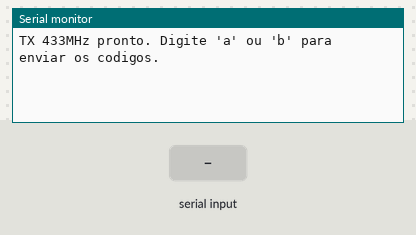
Simulated run of this sketch. Board: Arduino Uno, built with avr-gcc and run on an emulated ATmega328P. Shown: the last lines printed to the serial monitor. The test bench sets the inputs (shaded band).

Above: at 2.2 s.
2.3 s: "a" received over Serial
At 3.5 s:
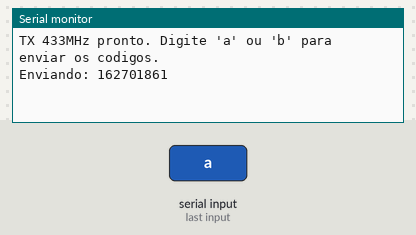
3.8 s: "b" received over Serial
At 4.9 s:
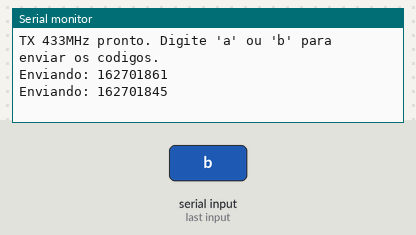

Measured:
- after the input at 2.3 s, the serial monitor: prints a new line at once (image 1)
- after the input at 3.8 s, the serial monitor: prints a new line at once (image 2)

The sketch:

transmissoooo_433.ino
```cpp
#include <RCSwitch.h>

RCSwitch tx = RCSwitch();

const byte TX_PIN = 10;
const unsigned int BITLEN = 28;
const unsigned int PULSE_US = 531;   // do seu log
const byte PROTO = 6;                // do seu log

// seus códigos
const unsigned long CODE_A = 162701861;
const unsigned long CODE_B = 162701845;

void setup() {
  Serial.begin(115200);

  tx.enableTransmit(TX_PIN);
  tx.setProtocol(PROTO);        // garante mesmo formato
  tx.setPulseLength(PULSE_US);  // ajusta o "delay(us)" capturado
  tx.setRepeatTransmit(12);     // repete o frame pra garantir alcance

  Serial.println(F("TX 433MHz pronto. Digite 'a' ou 'b' para enviar os codigos."));
  delay(1000);
}

static void sendCode(unsigned long code) {
  Serial.print(F("Enviando: ")); Serial.println(code);
  tx.send(code, BITLEN);        // envia 28 bits
}

void loop() {
  if (Serial.available()) {
    char c = Serial.read();
    if (c == 'a') sendCode(CODE_A);
    if (c == 'b') sendCode(CODE_B);
  }
}
```
